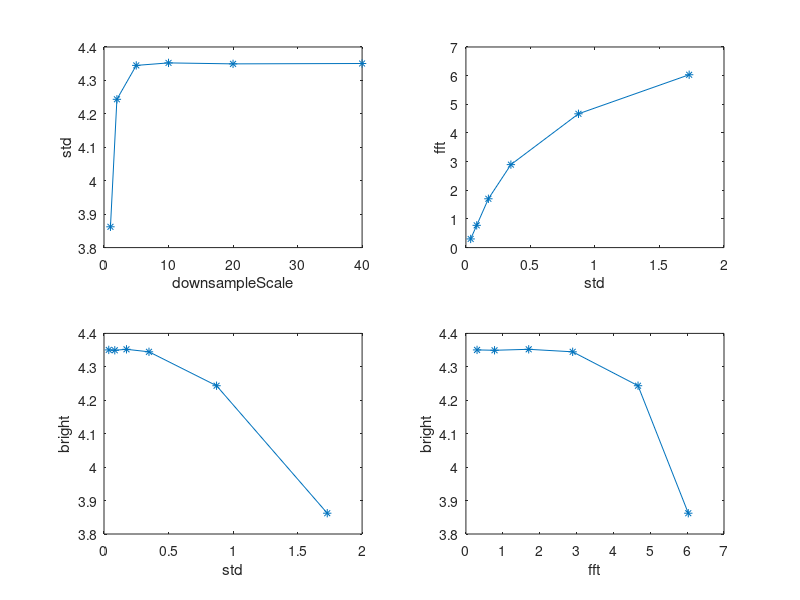

Source code (MATLAB):
clear;
% I = rand(320,320)*5.5;
% I_fft = fft2(I);
% 
% % J = imread('figure5-3.png');
% % J = imnoise(I,'gaussian',1,0.01);
% % J = imnoise(I,'salt & pepper',0.1);
% J = I;
% J_fft = fft2(J);
% 
% J_fft = fftshift(J_fft); % Center FFT
% J_fft = abs(J_fft); % Get the magnitude
% J_fft = log(J_fft+1); % Use log, for perceptual scaling, and +1 since log(0) is undefined
% % J_fft = mat2gray(J_fft); % Use mat2gray to scale the image between 0 and 1
% 
% figure;
% 
% subplot(1,2,1);
% imagesc(J)
% colorbar
% axis equal
% axis off
% 
% subplot(1,2,2);
% imagesc(J_fft); % Display the result
% colorbar
% axis equal
% axis off

std=[1.73,0.87223,0.34858,0.17422,0.08362,0.036857];
fft=[6.0312,4.6683,2.8952,1.7031,0.77638,0.30214];
bright=[3.8622,4.2435,4.3449,4.3524,4.3495,4.3506];
downsampleScale = [1,2,5,10,20,40];



figure;

subplot(2,2,1);
plot(downsampleScale,bright,'*-');
xlabel('downsampleScale');
ylabel('std');

subplot(2,2,2);
plot(std,fft,'*-');
xlabel('std');
ylabel('fft');

subplot(2,2,3);
plot(std,bright,'*-');
xlabel('std');
ylabel('bright');

subplot(2,2,4);
plot(fft,bright,'*-');
xlabel('fft');
ylabel('bright');